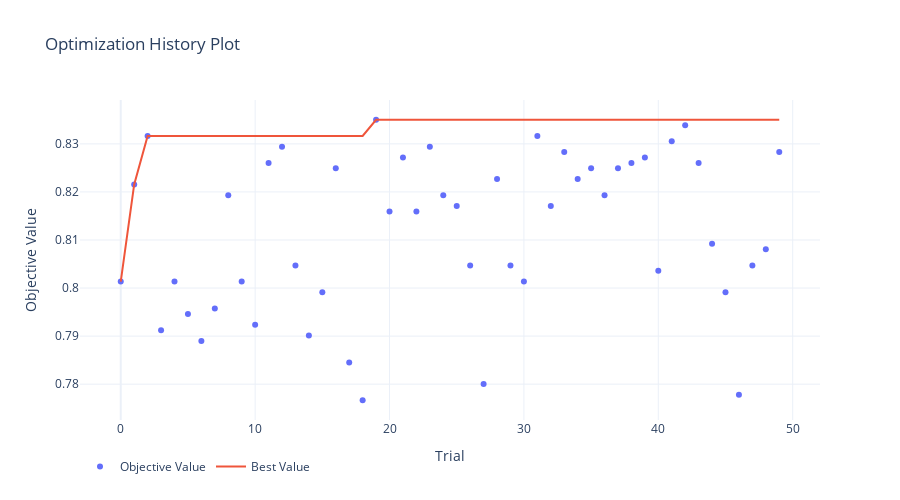
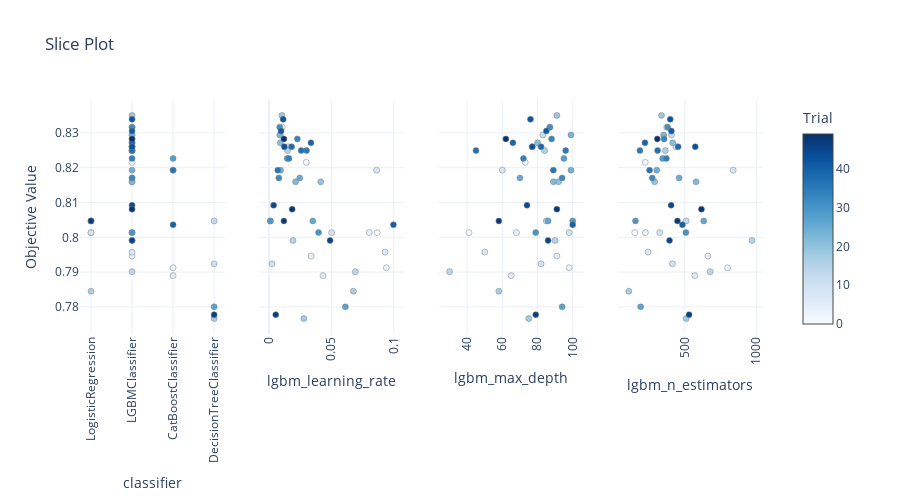

These figures' notebook cell, in order:
### Markdown cell above
The plots below will also show how models were optimised and which model performed best.

### Code cell
fig = optuna.visualization.plot_optimization_history(study)
fig.update_layout(
    legend=dict(orientation='h'),
    template='plotly_white',
    width=FIG_WIDTH, height=FIG_HEIGHT
)
fig.show()

fig = optuna.visualization.plot_slice(study, params=relevant_params)
fig.update_layout(
    legend=dict(orientation='h'),
    template='plotly_white',
    width=FIG_WIDTH, height=FIG_HEIGHT
)
fig.update_xaxes(tickangle=-90)
fig.show()

### Figure 1 — Plotly figure (JSON) as saved in the notebook; plotly's stock layout.template omitted (floating-point values rounded to 4 significant figures)
{"data": [{"mode": "markers", "name": "Objective Value", "type": "scatter", "x": [0, 1, 2, 3, 4, 5, 6, 7, 8, 9, 10, 11, 12, 13, 14, 15, 16, 17, 18, 19, 20, 21, 22, 23, 24, 25, 26, 27, 28, 29, 30, 31, 32, 33, 34, 35, 36, 37, 38, 39, 40, 41, 42, 43, 44, 45, 46, 47, 48, 49], "y": [0.8013, 0.8215, 0.8316, 0.7912, 0.8013, 0.7946, 0.789, 0.7957, 0.8193, 0.8013, 0.7924, 0.826, 0.8294, 0.8047, 0.7901, 0.7991, 0.8249, 0.7845, 0.7767, 0.835, 0.8159, 0.8272, 0.8159, 0.8294, 0.8193, 0.8171, 0.8047, 0.78, 0.8227, 0.8047, 0.8013, 0.8316, 0.8171, 0.8283, 0.8227, 0.8249, 0.8193, 0.8249, 0.826, 0.8272, 0.8036, 0.8305, 0.8339, 0.826, 0.8092, 0.7991, 0.7778, 0.8047, 0.8081, 0.8283]}, {"name": "Best Value", "type": "scatter", "x": [0, 1, 2, 3, 4, 5, 6, 7, 8, 9, 10, 11, 12, 13, 14, 15, 16, 17, 18, 19, 20, 21, 22, 23, 24, 25, 26, 27, 28, 29, 30, 31, 32, 33, 34, 35, 36, 37, 38, 39, 40, 41, 42, 43, 44, 45, 46, 47, 48, 49], "y": [0.8013, 0.8215, 0.8316, 0.8316, 0.8316, 0.8316, 0.8316, 0.8316, 0.8316, 0.8316, 0.8316, 0.8316, 0.8316, 0.8316, 0.8316, 0.8316, 0.8316, 0.8316, 0.8316, 0.835, 0.835, 0.835, 0.835, 0.835, 0.835, 0.835, 0.835, 0.835, 0.835, 0.835, 0.835, 0.835, 0.835, 0.835, 0.835, 0.835, 0.835, 0.835, 0.835, 0.835, 0.835, 0.835, 0.835, 0.835, 0.835, 0.835, 0.835, 0.835, 0.835, 0.835]}], "layout": {"height": 500, "legend": {"orientation": "h"}, "title": {"text": "Optimization History Plot"}, "width": 900, "xaxis": {"title": {"text": "Trial"}}, "yaxis": {"title": {"text": "Objective Value"}}}}

### Figure 2 — Plotly figure (JSON) as saved in the notebook; plotly's stock layout.template omitted (floating-point values rounded to 4 significant figures)
{"data": [{"marker": {"color": [0, 1, 2, 3, 4, 5, 6, 7, 8, 9, 10, 11, 12, 13, 14, 15, 16, 17, 18, 19, 20, 21, 22, 23, 24, 25, 26, 27, 28, 29, 30, 31, 32, 33, 34, 35, 36, 37, 38, 39, 40, 41, 42, 43, 44, 45, 46, 47, 48, 49], "colorbar": {"title": {"text": "Trial"}, "x": 1, "xpad": 40}, "colorscale": [[0, "rgb(247,251,255)"], [0.125, "rgb(222,235,247)"], [0.25, "rgb(198,219,239)"], [0.375, "rgb(158,202,225)"], [0.5, "rgb(107,174,214)"], [0.625, "rgb(66,146,198)"], [0.75, "rgb(33,113,181)"], [0.875, "rgb(8,81,156)"], [1, "rgb(8,48,107)"]], "line": {"color": "Grey", "width": 0.5}, "showscale": true}, "mode": "markers", "showlegend": false, "type": "scatter", "x": ["LogisticRegression", "LGBMClassifier", "LGBMClassifier", "CatBoostClassifier", "LGBMClassifier", "LGBMClassifier", "CatBoostClassifier", "LGBMClassifier", "CatBoostClassifier", "LogisticRegression", "DecisionTreeClassifier", "LGBMClassifier", "LGBMClassifier", "DecisionTreeClassifier", "LGBMClassifier", "LGBMClassifier", "LGBMClassifier", "LogisticRegression", "DecisionTreeClassifier", "LGBMClassifier", "LGBMClassifier", "LGBMClassifier", "LGBMClassifier", "LGBMClassifier", "LGBMClassifier", "LGBMClassifier", "LogisticRegression", "DecisionTreeClassifier", "CatBoostClassifier", "LogisticRegression", "LGBMClassifier", "LGBMClassifier", "LGBMClassifier", "LGBMClassifier", "LGBMClassifier", "LGBMClassifier", "CatBoostClassifier", "LGBMClassifier", "LGBMClassifier", "LGBMClassifier", "CatBoostClassifier", "LGBMClassifier", "LGBMClassifier", "LGBMClassifier", "LGBMClassifier", "LGBMClassifier", "DecisionTreeClassifier", "LogisticRegression", "LGBMClassifier", "LGBMClassifier"], "xaxis": "x", "y": [0.8013, 0.8215, 0.8316, 0.7912, 0.8013, 0.7946, 0.789, 0.7957, 0.8193, 0.8013, 0.7924, 0.826, 0.8294, 0.8047, 0.7901, 0.7991, 0.8249, 0.7845, 0.7767, 0.835, 0.8159, 0.8272, 0.8159, 0.8294, 0.8193, 0.8171, 0.8047, 0.78, 0.8227, 0.8047, 0.8013, 0.8316, 0.8171, 0.8283, 0.8227, 0.8249, 0.8193, 0.8249, 0.826, 0.8272, 0.8036, 0.8305, 0.8339, 0.826, 0.8092, 0.7991, 0.7778, 0.8047, 0.8081, 0.8283], "yaxis": "y"}, {"marker": {"color": [0, 1, 2, 3, 4, 5, 6, 7, 8, 9, 10, 11, 12, 13, 14, 15, 16, 17, 18, 19, 20, 21, 22, 23, 24, 25, 26, 27, 28, 29, 30, 31, 32, 33, 34, 35, 36, 37, 38, 39, 40, 41, 42, 43, 44, 45, 46, 47, 48, 49], "colorbar": {"title": {"text": "Trial"}, "x": 1, "xpad": 40}, "colorscale": [[0, "rgb(247,251,255)"], [0.125, "rgb(222,235,247)"], [0.25, "rgb(198,219,239)"], [0.375, "rgb(158,202,225)"], [0.5, "rgb(107,174,214)"], [0.625, "rgb(66,146,198)"], [0.75, "rgb(33,113,181)"], [0.875, "rgb(8,81,156)"], [1, "rgb(8,48,107)"]], "line": {"color": "Grey", "width": 0.5}, "showscale": false}, "mode": "markers", "showlegend": false, "type": "scatter", "x": [0.08675, 0.02992, 0.01067, 0.09401, 0.08042, 0.03376, 0.04333, 0.09304, 0.08621, 0.05023, 0.002514, 0.0153, 0.008768, 0.001212, 0.06923, 0.01928, 0.01491, 0.06766, 0.028, 0.0104, 0.04149, 0.009181, 0.02142, 0.009066, 0.009371, 0.0247, 0.03514, 0.06126, 0.01466, 0.001128, 0.03977, 0.008691, 0.007978, 0.02281, 0.01608, 0.03013, 0.007136, 0.02586, 0.01819, 0.03369, 0.09971, 0.009759, 0.01144, 0.01233, 0.003789, 0.04899, 0.005495, 0.01204, 0.01863, 0.01205], "xaxis": "x2", "y": [0.8013, 0.8215, 0.8316, 0.7912, 0.8013, 0.7946, 0.789, 0.7957, 0.8193, 0.8013, 0.7924, 0.826, 0.8294, 0.8047, 0.7901, 0.7991, 0.8249, 0.7845, 0.7767, 0.835, 0.8159, 0.8272, 0.8159, 0.8294, 0.8193, 0.8171, 0.8047, 0.78, 0.8227, 0.8047, 0.8013, 0.8316, 0.8171, 0.8283, 0.8227, 0.8249, 0.8193, 0.8249, 0.826, 0.8272, 0.8036, 0.8305, 0.8339, 0.826, 0.8092, 0.7991, 0.7778, 0.8047, 0.8081, 0.8283], "yaxis": "y2"}, {"marker": {"color": [0, 1, 2, 3, 4, 5, 6, 7, 8, 9, 10, 11, 12, 13, 14, 15, 16, 17, 18, 19, 20, 21, 22, 23, 24, 25, 26, 27, 28, 29, 30, 31, 32, 33, 34, 35, 36, 37, 38, 39, 40, 41, 42, 43, 44, 45, 46, 47, 48, 49], "colorbar": {"title": {"text": "Trial"}, "x": 1, "xpad": 40}, "colorscale": [[0, "rgb(247,251,255)"], [0.125, "rgb(222,235,247)"], [0.25, "rgb(198,219,239)"], [0.375, "rgb(158,202,225)"], [0.5, "rgb(107,174,214)"], [0.625, "rgb(66,146,198)"], [0.75, "rgb(33,113,181)"], [0.875, "rgb(8,81,156)"], [1, "rgb(8,48,107)"]], "line": {"color": "Grey", "width": 0.5}, "showscale": false}, "mode": "markers", "showlegend": false, "type": "scatter", "x": [41, 73, 87, 98, 68, 91, 65, 50, 60, 98, 82, 77, 83, 85, 30, 90, 84, 58, 75, 91, 92, 80, 89, 99, 99, 70, 86, 94, 95, 100, 79, 87, 94, 88, 72, 96, 89, 45, 82, 66, 100, 85, 76, 77, 74, 86, 79, 58, 91, 62], "xaxis": "x3", "y": [0.8013, 0.8215, 0.8316, 0.7912, 0.8013, 0.7946, 0.789, 0.7957, 0.8193, 0.8013, 0.7924, 0.826, 0.8294, 0.8047, 0.7901, 0.7991, 0.8249, 0.7845, 0.7767, 0.835, 0.8159, 0.8272, 0.8159, 0.8294, 0.8193, 0.8171, 0.8047, 0.78, 0.8227, 0.8047, 0.8013, 0.8316, 0.8171, 0.8283, 0.8227, 0.8249, 0.8193, 0.8249, 0.826, 0.8272, 0.8036, 0.8305, 0.8339, 0.826, 0.8092, 0.7991, 0.7778, 0.8047, 0.8081, 0.8283], "yaxis": "y3"}, {"marker": {"color": [0, 1, 2, 3, 4, 5, 6, 7, 8, 9, 10, 11, 12, 13, 14, 15, 16, 17, 18, 19, 20, 21, 22, 23, 24, 25, 26, 27, 28, 29, 30, 31, 32, 33, 34, 35, 36, 37, 38, 39, 40, 41, 42, 43, 44, 45, 46, 47, 48, 49], "colorbar": {"title": {"text": "Trial"}, "x": 1, "xpad": 40}, "colorscale": [[0, "rgb(247,251,255)"], [0.125, "rgb(222,235,247)"], [0.25, "rgb(198,219,239)"], [0.375, "rgb(158,202,225)"], [0.5, "rgb(107,174,214)"], [0.625, "rgb(66,146,198)"], [0.75, "rgb(33,113,181)"], [0.875, "rgb(8,81,156)"], [1, "rgb(8,48,107)"]], "line": {"color": "Grey", "width": 0.5}, "showscale": false}, "mode": "markers", "showlegend": false, "type": "scatter", "x": [152, 225, 374, 798, 226, 661, 570, 245, 837, 326, 414, 438, 408, 509, 677, 968, 365, 111, 510, 338, 290, 416, 579, 353, 305, 461, 632, 193, 346, 157, 508, 381, 274, 356, 372, 188, 255, 311, 454, 223, 484, 407, 399, 573, 405, 394, 530, 449, 616, 309], "xaxis": "x4", "y": [0.8013, 0.8215, 0.8316, 0.7912, 0.8013, 0.7946, 0.789, 0.7957, 0.8193, 0.8013, 0.7924, 0.826, 0.8294, 0.8047, 0.7901, 0.7991, 0.8249, 0.7845, 0.7767, 0.835, 0.8159, 0.8272, 0.8159, 0.8294, 0.8193, 0.8171, 0.8047, 0.78, 0.8227, 0.8047, 0.8013, 0.8316, 0.8171, 0.8283, 0.8227, 0.8249, 0.8193, 0.8249, 0.826, 0.8272, 0.8036, 0.8305, 0.8339, 0.826, 0.8092, 0.7991, 0.7778, 0.8047, 0.8081, 0.8283], "yaxis": "y4"}], "layout": {"height": 500, "legend": {"orientation": "h"}, "title": {"text": "Slice Plot"}, "width": 900, "xaxis": {"anchor": "y", "domain": [0, 0.2125], "tickangle": -90, "title": {"text": "classifier"}}, "xaxis2": {"anchor": "y2", "domain": [0.2625, 0.475], "tickangle": -90, "title": {"text": "lgbm_learning_rate"}}, "xaxis3": {"anchor": "y3", "domain": [0.525, 0.7375], "tickangle": -90, "title": {"text": "lgbm_max_depth"}}, "xaxis4": {"anchor": "y4", "domain": [0.7875, 1], "tickangle": -90, "title": {"text": "lgbm_n_estimators"}}, "yaxis": {"anchor": "x", "domain": [0, 1], "title": {"text": "Objective Value"}}, "yaxis2": {"anchor": "x2", "domain": [0, 1], "matches": "y", "showticklabels": false}, "yaxis3": {"anchor": "x3", "domain": [0, 1], "matches": "y", "showticklabels": false}, "yaxis4": {"anchor": "x4", "domain": [0, 1], "matches": "y", "showticklabels": false}}}
